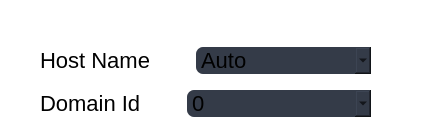
<?xml version="1.0" encoding="UTF-8"?>
<ui version="4.0">
 <class>ComodelsConfigBox</class>
 <widget class="QGroupBox" name="ComodelsConfigBox">
  <property name="geometry">
   <rect>
    <x>0</x>
    <y>0</y>
    <width>638</width>
    <height>0</height>
   </rect>
  </property>
  <property name="windowTitle">
   <string>GroupBox</string>
  </property>
  <property name="styleSheet">
   <string notr="true">QGroupBox::title{
	color: rgb(255, 255, 255);
	margin-top: 10px;
	bottom: 20px;
}
QGroupBox{
	margin-top: 10px;
	background-color: transparent;
    border: 1px solid rgb(255, 255, 255);
	padding-top: 20px;
font:22px;
font:bold;
border-color:white;
}
</string>
  </property>
  <property name="title">
   <string/>
  </property>
  <layout class="QGridLayout" name="gridLayout">
   <item row="0" column="0">
    <layout class="QHBoxLayout" name="HostName_Hlayout">
     <property name="topMargin">
      <number>5</number>
     </property>
     <property name="bottomMargin">
      <number>5</number>
     </property>
     <item>
      <spacer name="HostName_HSpacer_left">
       <property name="orientation">
        <enum>Qt::Horizontal</enum>
       </property>
       <property name="sizeHint" stdset="0">
        <size>
         <width>28</width>
         <height>20</height>
        </size>
       </property>
      </spacer>
     </item>
     <item>
      <widget class="QLabel" name="HostName_HSpacer_label">
       <property name="sizePolicy">
        <sizepolicy hsizetype="Preferred" vsizetype="Preferred">
         <horstretch>8</horstretch>
         <verstretch>0</verstretch>
        </sizepolicy>
       </property>
       <property name="styleSheet">
        <string notr="true">font-size:22px;
font:normal</string>
       </property>
       <property name="text">
        <string>Host Name</string>
       </property>
      </widget>
     </item>
     <item>
      <spacer name="HostName_HSpacer_mid">
       <property name="orientation">
        <enum>Qt::Horizontal</enum>
       </property>
       <property name="sizeHint" stdset="0">
        <size>
         <width>40</width>
         <height>20</height>
        </size>
       </property>
      </spacer>
     </item>
     <item>
      <widget class="QComboBox" name="HostName_comboBox">
       <property name="sizePolicy">
        <sizepolicy hsizetype="Preferred" vsizetype="Expanding">
         <horstretch>20</horstretch>
         <verstretch>0</verstretch>
        </sizepolicy>
       </property>
       <property name="styleSheet">
        <string notr="true">background-color:#343b48;
font:normal;
font-size:22px;
border-radius:7px;</string>
       </property>
       <item>
        <property name="text">
         <string>Auto</string>
        </property>
       </item>
       <item>
        <property name="text">
         <string>egc-med-bell</string>
        </property>
       </item>
       <item>
        <property name="text">
         <string>egc-med-baird</string>
        </property>
       </item>
       <item>
        <property name="text">
         <string>egc-med-nozark</string>
        </property>
       </item>
      </widget>
     </item>
     <item>
      <spacer name="HostName_HSpacer_right">
       <property name="orientation">
        <enum>Qt::Horizontal</enum>
       </property>
       <property name="sizeHint" stdset="0">
        <size>
         <width>65</width>
         <height>20</height>
        </size>
       </property>
      </spacer>
     </item>
    </layout>
   </item>
   <item row="1" column="0">
    <layout class="QHBoxLayout" name="DomainId_Hlayout">
     <property name="topMargin">
      <number>5</number>
     </property>
     <property name="bottomMargin">
      <number>5</number>
     </property>
     <item>
      <spacer name="DomainId_HSpacer_left">
       <property name="orientation">
        <enum>Qt::Horizontal</enum>
       </property>
       <property name="sizeHint" stdset="0">
        <size>
         <width>28</width>
         <height>20</height>
        </size>
       </property>
      </spacer>
     </item>
     <item>
      <widget class="QLabel" name="DomainId_HSpacer_label">
       <property name="sizePolicy">
        <sizepolicy hsizetype="Preferred" vsizetype="Preferred">
         <horstretch>8</horstretch>
         <verstretch>0</verstretch>
        </sizepolicy>
       </property>
       <property name="styleSheet">
        <string notr="true">font-size:22px;
font:normal</string>
       </property>
       <property name="text">
        <string>Domain Id</string>
       </property>
      </widget>
     </item>
     <item>
      <spacer name="DomainId_HSpacer_mid">
       <property name="orientation">
        <enum>Qt::Horizontal</enum>
       </property>
       <property name="sizeHint" stdset="0">
        <size>
         <width>40</width>
         <height>20</height>
        </size>
       </property>
      </spacer>
     </item>
     <item>
      <widget class="QComboBox" name="DomainId_comboBox">
       <property name="sizePolicy">
        <sizepolicy hsizetype="Preferred" vsizetype="Expanding">
         <horstretch>20</horstretch>
         <verstretch>0</verstretch>
        </sizepolicy>
       </property>
       <property name="styleSheet">
        <string notr="true">background-color:#343b48;
font:normal;
font-size:22px;
border-radius:7px;</string>
       </property>
       <item>
        <property name="text">
         <string>0</string>
        </property>
       </item>
       <item>
        <property name="text">
         <string>1</string>
        </property>
       </item>
       <item>
        <property name="text">
         <string>2</string>
        </property>
       </item>
       <item>
        <property name="text">
         <string>3</string>
        </property>
       </item>
      </widget>
     </item>
     <item>
      <spacer name="DomainId_HSpacer_right">
       <property name="orientation">
        <enum>Qt::Horizontal</enum>
       </property>
       <property name="sizeHint" stdset="0">
        <size>
         <width>65</width>
         <height>20</height>
        </size>
       </property>
      </spacer>
     </item>
    </layout>
   </item>
  </layout>
 </widget>
 <resources/>
 <connections/>
</ui>
